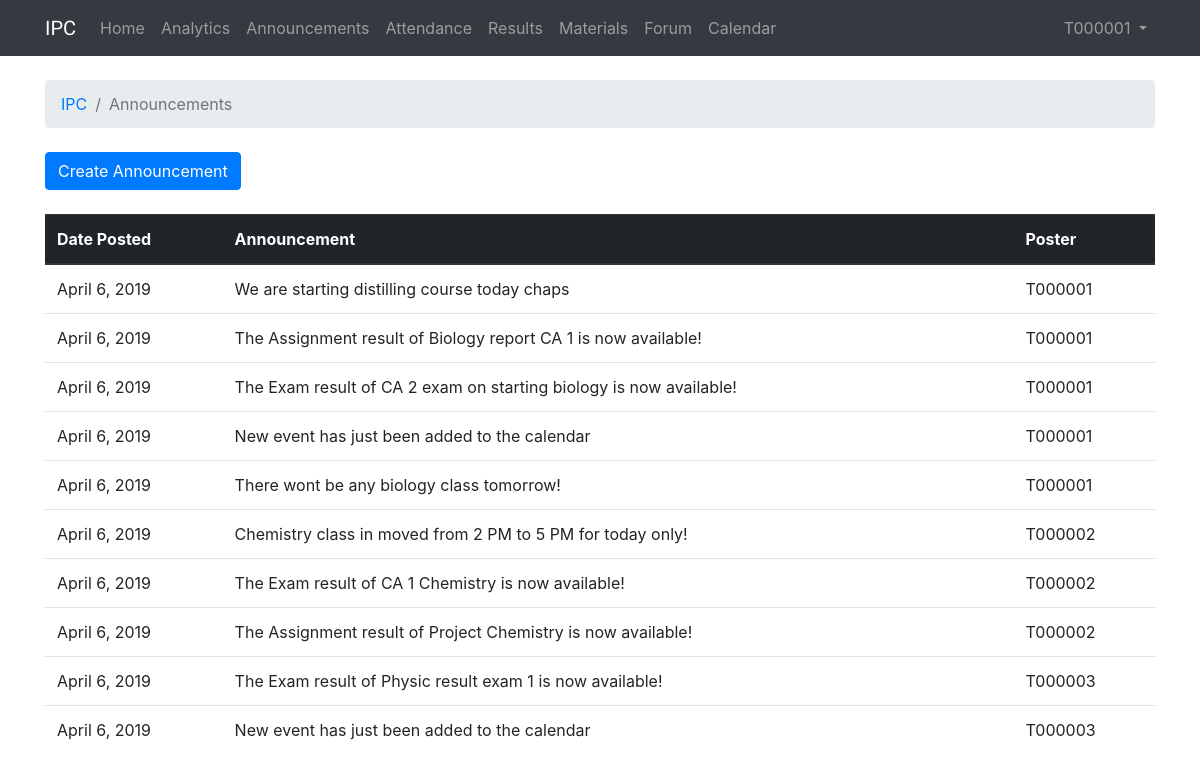
The page /4/announcement (signed in) on the database as committed earlier.
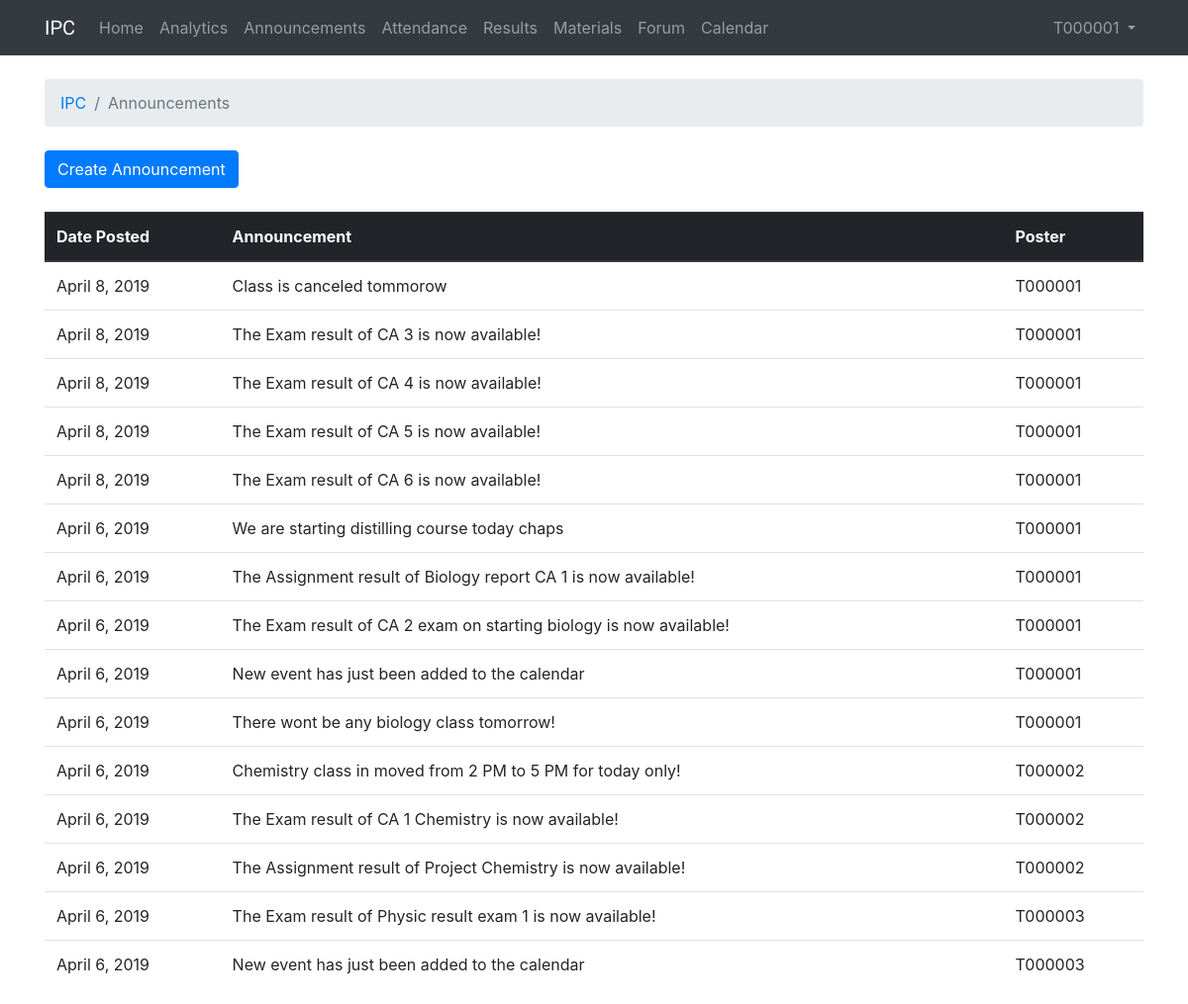
The same page on the database as committed later.
### IPC/models.py (models this page shows, shortened)
class Announcement(models.Model):
    announcementDate = models.DateField(auto_now_add=True)
    announcementPosterId = models.ForeignKey(User, on_delete=models.CASCADE,)
    announcementCourse = models.ForeignKey(Course, on_delete=models.CASCADE,)
    announcementFeed = models.TextField(max_length=4000)

### IPC/views.py (the view)
# urls.py: path('<int:course_id>/announcement', views.course_announcement, name='course_announcement'),
@login_required
def course_announcement(request, course_id):
    user = request.user
    if user.groups.filter(name='Teacher').exists():
        user_type = "teacher"
    elif user.groups.filter(name='Student').exists():
        user_type = "student"
    announcements = list(Announcement.objects.filter(announcementCourse=course_id).order_by('-announcementDate'))
    return render(request, 'announcement.html', {'announcements': announcements,
                                                 'user_type': user_type,
                                                 'course_id': course_id,})

### templates/announcement.html (shortened to what this page needs)
{% extends 'base.html' %}
{% block breadcrumb %}
  <li class="breadcrumb-item"><a href="{% url 'course' %}">IPC</a></li>
  <li class="breadcrumb-item active">Announcements</li>
{% endblock %}
{% block content %}
  {% if user_type == "teacher" %}
  <div class="mb-4">
    <a class="btn btn-primary" href="{% url 'create_course_announcement' course_id=course_id %}">Create Announcement</a>
  </div>
  {% endif %}
  <table class="table">
    <thead class="thead-dark">
      <tr>
        <th>Date Posted</th>
        <th>Announcement</th>
        <th>Poster</th>
      </tr>
    </thead>
    <tbody>
      {% for announcement in announcements %}
        <tr>
          <td>{{ announcement.announcementDate }}</td>
          <td>{{ announcement.announcementFeed }}</td>
          <td>{{ announcement.announcementPosterId }}</td>
        </tr>
      {% endfor %}
    </tbody>
  </table>
{% endblock %}

### templates/base.html (shortened to what this page needs)
{% load static %}<!DOCTYPE html>
<html>
  <head>
    <link rel="stylesheet" href="{% static 'css/bootstrap.min.css' %}">
    <link rel="stylesheet" href="{% static 'css/app.css' %}">
  </head>
  <body>
    {% block body %}
      <nav class="navbar navbar-expand-lg navbar-dark bg-dark">
        <div class="container">
          <a class="navbar-brand" href="{% url 'course' %}">IPC</a>
          <div class="collapse navbar-collapse" id="navbarNavAltMarkup">
            <div class="navbar-nav">
              <a class="nav-item nav-link" href="{% url 'course' %}">Home<span class="sr-only">(current)</span></a>
              <a class="nav-item nav-link" href="{% url 'course_statistic' course_id=course_id %}">Analytics</a>
              <a class="nav-item nav-link" href="{% url 'course_announcement' course_id=course_id %}">Announcements</a>
              <a class="nav-item nav-link" href="{% url 'course_attendance' course_id=course_id %}">Attendance</a>
              <a class="nav-item nav-link" href="{% url 'course_result' course_id=course_id %}">Results</a>
              <a class="nav-item nav-link" href="{% url 'course_material' course_id=course_id %}">Materials</a>
              <a class="nav-item nav-link" href="{% url 'institute_forum' course_id=course_id %}">Forum</a>
              <a class="nav-item nav-link" href="{% url 'calendar' course_id=course_id %}">Calendar</a>
            </div>
          </div>
          <div class="collapse navbar-collapse" id="mainMenu">
            <ul class="navbar-nav ml-auto">
              <li class="nav-item dropdown">
                <a class="nav-link dropdown-toggle" href="#" id="userMenu" data-toggle="dropdown" aria-haspopup="true" aria-expanded="false">
                  {{ user.username }}
                </a>
              </li>
            </ul>
          </div>
        </div>
      </nav>
      <div class="container">
        <ol class="breadcrumb my-4">
          {% block breadcrumb %}
          {% endblock %}
        </ol>
        {% block content %}
        {% endblock %}
      </div>
    {% endblock body %}
  </body>
</html>

### static/css/app.css (style rules this page uses)
.navbar-brand { font-family: 'Aldrich', sans-serif; }

Rows that differ between the two databases and show on the page:
added Announcement: announcementDate "April 8, 2019", announcementFeed "Class is canceled tommorow", announcementPosterId "T000001"
added Announcement: announcementDate "April 8, 2019", announcementFeed "The Exam result of CA 3 is now available!", announcementPosterId "T000001"
added Announcement: announcementDate "April 8, 2019", announcementFeed "The Exam result of CA 4 is now available!", announcementPosterId "T000001"
added Announcement: announcementDate "April 8, 2019", announcementFeed "The Exam result of CA 5 is now available!", announcementPosterId "T000001"
added Announcement: announcementDate "April 8, 2019", announcementFeed "The Exam result of CA 6 is now available!", announcementPosterId "T000001"
